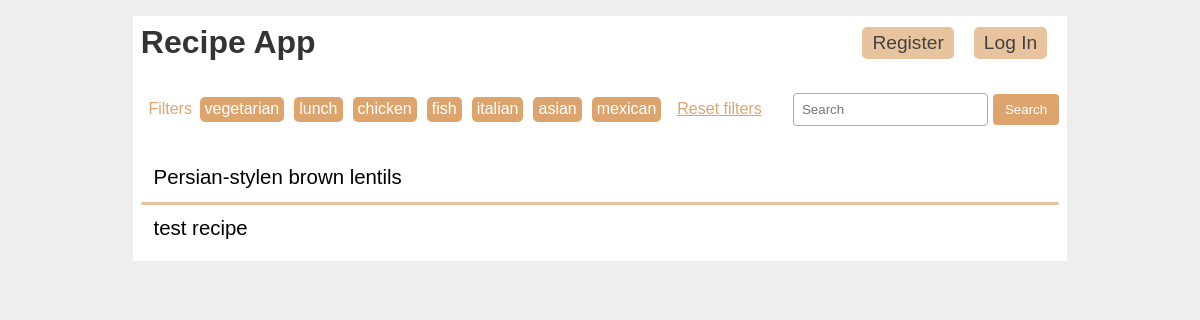
Before: /filter_recipes/vegetarian with the older database file.
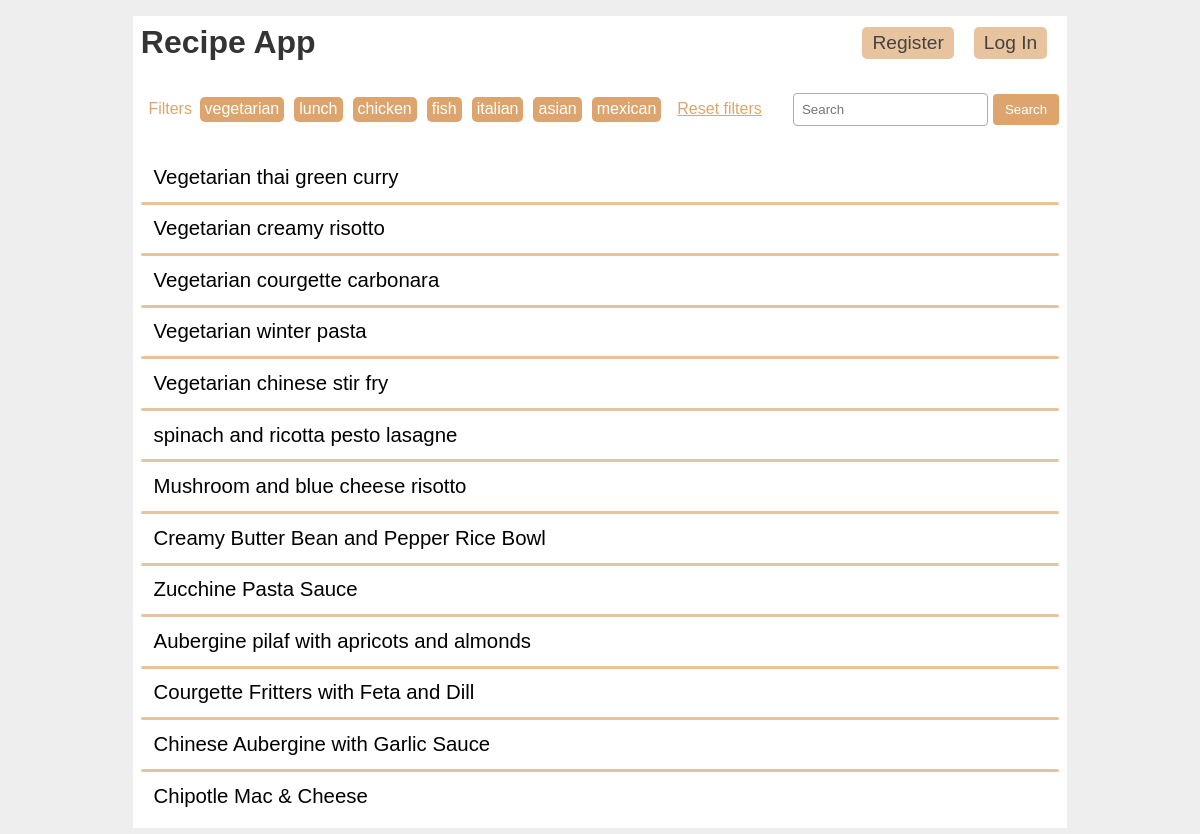
After: the same page with the newer database file.
### tables this page shows
CREATE TABLE recipes (
  id INTEGER PRIMARY KEY AUTOINCREMENT,
  title TEXT NOT NULL,
  ingredients TEXT NOT NULL,
  instructions TEXT NOT NULL,
  tags TEXT
);

### app/home.py (the view)
@bp.route('/filter_recipes/<string:filter>')
def filter_recipes(filter):
    if filter == "reset":
        recipes = recipe_get_all()
    else:
        recipes = recipe_search(filter, by_tag=True)
    tags = recipe_get_popular_tags()
    return render_template('recipes/index.html', recipes=recipes, filter_words=tags)

### app/auth.py (called while the page is built)
@bp.before_app_request
def load_logged_in_user():
    user_id = session.get('user_id')
    if user_id is None:
        g.user = None
    else:
        g.user = user_get_user_by_id(user_id)
        if g.user is False:
            print("Warning: User ID is None!")

### app/db.py (called while the page is built)
def get_db():
    if 'db' not in g:
        g.db = sqlite3.connect(
            current_app.config['DATABASE'],
            detect_types=sqlite3.PARSE_DECLTYPES
        )
        g.db.row_factory = sqlite3.Row
    return g.db

def db_text_search(input_param):
    results = search_string_in_table ("recipes", input_param)
    return results

def search_string_in_table(table_name, search_string):
    query = f"SELECT * FROM {table_name} WHERE title LIKE ? OR ingredients LIKE ? OR instructions LIKE ? OR tags LIKE ?;"
    records = get_db().execute(query, ('%' + search_string + '%','%' + search_string + '%','%' + search_string + '%','%' + search_string + '%')).fetchall()
    return records

### app/recipe.py (called while the page is built)
def parse(recipe):
    recipe_fields = ['id', 'title', 'ingredients', 'instructions', 'tags']
    recipe = dict(zip(recipe_fields, recipe))
    return recipe

def format_recipes(cursor, single):
    if single == True:
        result = parse(cursor)
    else:
        result = list()
        for item in cursor:
            recipe = parse(item)
            result.append((recipe))
    return result

def recipe_get_popular_tags():
    tags = ['vegetarian', 'lunch', 'chicken', 'fish', 'italian', 'asian', 'mexican']
    return tags

def recipe_search(terms, by_tag=False):
    if by_tag == True:
        recipes = db_text_search(terms)
    else:
        recipes = db_text_search(terms)
    if isinstance(recipes, list):
        res = format_recipes(recipes, single=False)
    else:
        res = format_recipes(recipes, single=True)
    return res

### app/templates/recipes/index.html (shortened to what this page needs)
{% extends 'base.html' %}
{% block filters %}
<div class="filter-section">
  <div class="filter-buttons">
    <p class="filter-non-tag">Filters</p>
    {% for filter_word in filter_words %}
      <a href="{{ url_for('home.filter_recipes', filter=filter_word) }}" class="filter-button">{{ filter_word }}</a>
    {% endfor %}
    <a href="{{ url_for('home.filter_recipes', filter="reset") }}" class="filter-non-tag">Reset filters</a>
  </div>
  <div class="search-container">
    <form action="{{ url_for('home.search', query='search') }}" method="get">
      <input type="search" placeholder="Search" name="q" class="search-input">
      <button type="submit" class="search-button">Search</button>
    </form>
  </div>
</div>
{% endblock %}
{% block content %}
  <div class="recipe-list">
  {% for recipe in recipes %}
    <div class="recipe-title">
      <a class="action" href="{{ url_for('home.view_full_details', id=recipe['id']) }}">
        <p>{{ recipe['title'] }}</p>
      </a>
    </div>
  {% if not loop.last %}
  <hr>
  {% endif %}
  {% endfor %}
  </div>
{% endblock %}

### app/templates/base.html (shortened to what this page needs)
<!doctype html>
<link rel="stylesheet" href="{{ url_for('static', filename='style1.css') }}">
<link rel="stylesheet" href="{{ url_for('static', filename='nav_style.css') }}">
<nav class="my-nav">
  <h1><a href="{{url_for('home.index')}}">Recipe App</a></h1>
  <ul>
    {% if g.user %}
      <li><a class="action" href="{{ url_for('home.create') }}">Add recipe</a>
      <li><a href="{{ url_for('auth.logout') }}">Log Out</a>
    {% else %}
      <li><a href="{{ url_for('auth.register') }}">Register</a>
      <li><a href="{{ url_for('auth.login') }}">Log In</a>
    {% endif %}
  </ul>
</nav>
<section class="content">
  {% block filters %}{% endblock %}
  {% block content %}{% endblock %}
</section>

### app/static/style1.css (style rules this page uses)
h1, h2, h3, h4, h5, h6 { font-family: sans-serif; color: var(--headings-color); margin: 1rem 0; }
p { margin: 0.1rem; padding: 0; }
a { color: var(--font-color); }
hr { border: none; border-top: 0.2rem solid var(--secondary-color); border-radius: 0.1rem; margin: 0.2rem 0rem; }
.content:last-child { margin-bottom: 0; }
.filter-section { margin-bottom: 2rem; display: flex; flex-wrap: wrap; align-items: center; }
.filter-buttons { flex: 1; display: flex; flex-wrap: wrap; align-items: center; margin-bottom: 3px; }
.filter-button { display: inline-block; padding: 3px 5px 4px 5px; margin-right: 10px; background-color: var(--primary-color); color: #fff; border-radius: 5px; text-decoration: none; }
.filter-non-tag { color: var(--primary-color); padding: 3px 6px 5px 6px; display: inline-block; }
.search-container form { display: flex; align-items: center; margin-bottom: 3px; }
.search-input { margin-bottom: 0; margin-right: 5px; padding: 8px; border: 1px solid var(--border-color); border-radius: 4px; }
.search-button { padding: 8px 12px; background-color: var(--primary-color); color: white; border: none; border-radius: 4px; cursor: pointer; }
.recipe-title > a:first-of-type { flex: auto; }

Changed rows visible on the page:
removed recipes: title "Persian-stylen brown lentils"
no longer on this page (row edited): recipes: title "test recipe"
added recipes: title "Vegetarian thai green curry"
added recipes: title "Vegetarian creamy risotto"
added recipes: title "Vegetarian courgette carbonara"
added recipes: title "Vegetarian winter pasta"
added recipes: title "Vegetarian chinese stir fry"
added recipes: title "spinach and ricotta pesto lasagne"
added recipes: title "Mushroom and blue cheese risotto"
added recipes: title "Creamy Butter Bean and Pepper Rice Bowl"
added recipes: title "Zucchine Pasta Sauce"
added recipes: title "Aubergine pilaf with apricots and almonds"
added recipes: title "Courgette Fritters with Feta and Dill"
added recipes: title "Chinese Aubergine with Garlic Sauce"
added recipes: title "Chipotle Mac & Cheese"
